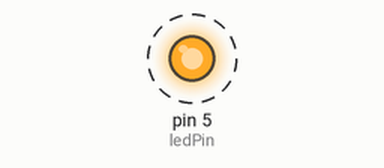
This sketch was run on a simulated Arduino Uno, built with avr-gcc and run on an emulated ATmega328P. Shown: output pins drawn as LEDs (lit = HIGH). Dashed ring = blinking. What the sketch prints to the serial monitor is not drawn.

Above: at 0.2 s.
Timing chart, 0 to 3.0 s (numbered marks = the images above):
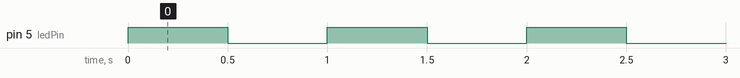

Measured:
- by itself, pin 5 (ledPin): alternates HIGH for 0.50 s and LOW for 0.50 s

The sketch:

test2q3_mar26a.ino
```cpp
int ledPin[] = {5, 6, 7, 8};
int x=0;
void setup() {
  // put your setup code here, to run once:
  pinMode(5,OUTPUT);
  Serial.begin(9600);

}

void loop() {
  digitalWrite(5, HIGH);
  delay (500);
  x=x+1;
  digitalWrite(5, LOW);
  delay (500);
  Serial.print("the LED have Blinked ");
   Serial.print(x);
   Serial.println(" times");

}
```
